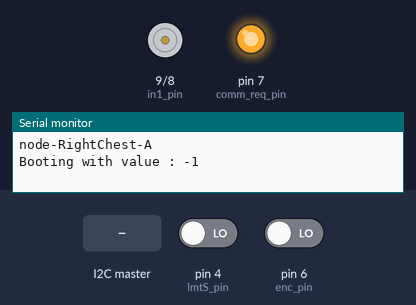
Bench run of a sketch on a simulated Arduino Uno, built with avr-gcc and run on an emulated ATmega328P. Parts: motor-driver pin pairs drawn as motors (green arrow = first pin HIGH = forward, orange = second pin HIGH = backward, longer = more drive, scaled by the enable pin), output pins drawn as LEDs (lit = HIGH), the last lines printed to the serial monitor. Inputs (shaded band) come from the test bench; at power-on: pin 4 (lmtS_pin) LOW, pin 6 (enc_pin) LOW. EEPROM starts erased.

Above: at 1.2 s.
1.3 s: the I2C master sends the byte 1
At 1.76 s:
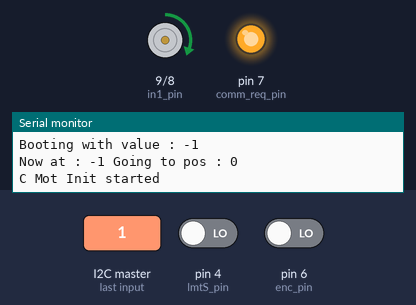
At 3.9 s:
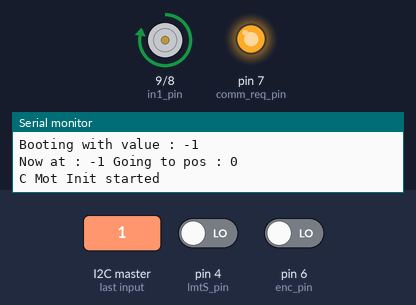
4.3 s: pin 4 (lmtS_pin) driven HIGH
At 5.1 s:
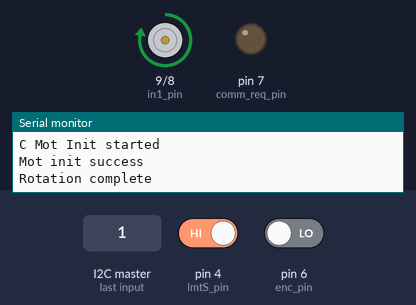
Timing chart, 0 to 7.3 s (numbered marks = the images above; inputs shaded):
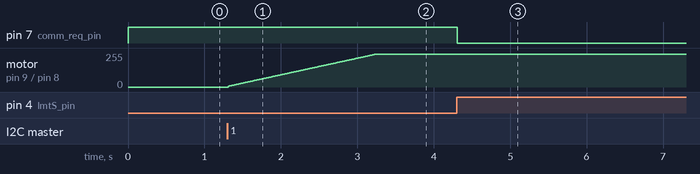

Measured:
- after the input at 1.3 s, motor on pin 9 (in1_pin) / pin 8 (in2_pin): moves from stopped to forward 245/255 over 1.9 s, starting at once
- after the input at 4.3 s, pin 7 (comm_req_pin): HIGH → LOW after 0.01 s instead of 7.0 s

The sketch:

node_right_chest.ino
```cpp
#include <Wire.h>
#include <stdlib.h>
#include <EEPROM.h>
#define SAMPLE_TIME_RUN 300
/**************************************/
#define ADDR 12 //I2C address
String idString = "node-RightChest-A";
/**************************************/
const int enc_pin = 6;
const int pwm_pin = 3;
const int in1_pin = 9;
const int in2_pin = 8;
const int lmtS_pin = 4;
const int comm_req_pin = 7;
/**************************************/
const byte cmd_mot_pos_reg = 1;
const byte cmd_mot_ccw_reg = 2;
const byte cmd_mot_stop_reg = 3;
const byte cmd_mot_init_reg = 4;
const byte cmd_ack_release_reg = 55;
const byte cmd_reset_cntlr = 88;
const byte req_reg = 22;

const byte ack_mot_pos_reg = 11;
const byte ack_mot_init_reg = 44;
const byte ack_mot_err_reg = 77;
const byte ack_enc_pos_reg = 33;

/**************************************/
byte buff[20];

char ack_bytes_array[3];
byte ack_reg = 0;
bool ack_prep = true;
bool new_i2c_data = false;

bool new_enc_data = false;
bool enc_dt_st = false;
bool enc_last_dt = false;
byte ack_enc_pos_array[] = {0, 0, 0};

int countt = 0;
int enc_max = 40;
int enc_normal = 10;

bool lmtS = false;
bool lmtE = false;

byte mot_st = 0;
bool mot_err = false;
bool mot_stop = false;
byte mot_pwr_cw = 43;
byte mot_pwr_ccw = 140;

/********************************************/
byte starting_up_pwr = 15;
byte starting_down_pwr = 15;

// byte max_up_pwr = 160;
// byte max_down_pwr = 160;

byte max_up_pwr = 160;
byte max_down_pwr = 255;

byte up_power = starting_up_pwr;
byte down_power = starting_down_pwr;
bool runn = false;
unsigned long int run_true_time = 0;
/********************************************/

const int init_timeout = 10000;
const int loop_reading_timeout = 1000;

enum dirs
{
  none,
  cw,
  ccw,
  stp
};

dirs mot_dir = none;
dirs mot_cmd_dir = none;

struct pos_cmd_sts
{
  bool init = false;
  bool rcv = false;
  bool exec = false;
} pos_cmd;

struct timez
{
  unsigned long int tmr = 0;
} init_starting_time, count_starting_time, rotation_end_time;

void (*resetFunc)(void) = 0; //declare reset function at address 0

void setup()
{
  pinMode(enc_pin, INPUT);
  pinMode(pwm_pin, OUTPUT);
  pinMode(in1_pin, OUTPUT);
  pinMode(in2_pin, OUTPUT);
  pinMode(lmtS_pin, INPUT);
  pinMode(comm_req_pin, OUTPUT);
  digitalWrite(comm_req_pin, HIGH);

  Wire.begin(ADDR);
  Wire.onReceive(receiveEvent);
  Wire.onRequest(requestEvent);

  Serial.begin(115200);
  Serial.print("\n\n");
  Serial.println(idString);

  countt = readIntFromEEPROM(1);
  Serial.print("\nBooting with value : ");
  Serial.println(countt);
}

void loop()
{

  if (new_i2c_data)
  {
    byte cmd_reg_byte = buff[0];

    switch (cmd_reg_byte)
    {

    case (req_reg):
      break;

    case (cmd_mot_pos_reg):
      if (rotateToPos(getPos()))
      {
        Serial.println("Rotation complete");
        writeIntIntoEEPROM(1, countt);
        prepAck(11, countt);
      }
      else
        prepAck(77, countt);

      break;

    case (cmd_mot_init_reg):
      motInit('L');
      break;

    case (cmd_ack_release_reg):
      commReqLine(false);
      break;

    case (cmd_reset_cntlr):
      Serial.println("Going to reset");
      delay(1000);
      resetFunc();
      break;
    }

    new_i2c_data = false;
    flushBuff();
  }
  else if (millis() < rotation_end_time.tmr + loop_reading_timeout)
  {
    readLimits();
    runEncCount();
  }
}
```

actu.ino
```cpp
void motRun(dirs mot_cmd_dir)
{
    if (mot_cmd_dir == cw) //going down
    {
        digitalWrite(in1_pin, HIGH);
        digitalWrite(in2_pin, LOW);
        if (countt < 7)
            analogWrite(pwm_pin, down_power - 10);
        else
            analogWrite(pwm_pin, down_power);
        mot_dir = cw;
    }
    else if (mot_cmd_dir == ccw) //going up
    {
        if (countt >= enc_max)
            return;
        digitalWrite(in1_pin, LOW);
        digitalWrite(in2_pin, HIGH);
        analogWrite(pwm_pin, up_power);

        mot_dir = ccw;
    }
    else if (mot_cmd_dir == stp)
    {
        digitalWrite(in1_pin, LOW);
        digitalWrite(in2_pin, LOW);
        digitalWrite(pwm_pin, LOW);
        up_power = starting_up_pwr;
        down_power = starting_down_pwr;
        mot_dir = stp;
    }
}

void upPowerController()
{
    if (runn == false)
    {
        if (up_power < max_up_pwr)
        {
            up_power++;
            // Serial.println(up_power);
            delay(8);
        }
    }
}

void downPowerController()
{
    if (runn == false)
    {
        if (down_power < max_down_pwr)
        {
            down_power++;
            // Serial.println(down_power);
            delay(8);
        }
    }
}
```

comput.ino
```cpp
bool motInit(char s)
{
    Serial.print(s);
    Serial.println(" Mot Init started");

    init_starting_time.tmr = millis();
    while (!lmtS)
    {
        readLimits();
        runEncCount();
        runningDet();
        downPowerController();
        motRun(cw);
        if (init_starting_time.tmr + init_timeout < millis())
        {
            Serial.println("Motor init time Out");
            mot_err = true;
            return false;
        }
    }
    countt = 0;
    writeIntIntoEEPROM(1, countt);
    Serial.println("Mot init success");
    prepAck(ack_mot_init_reg, 0);
    return true;
}

bool rotateToPos(int pos)
{
    Serial.print("Now at : ");
    Serial.print(countt);
    Serial.print(" Going to pos : ");
    Serial.println(pos);

    if (pos == 0)
    {
        if (motInit('C'))
            return true;
        else
            return false;
    }
    //figuring out direcction to rotate
    else if (countt < pos && pos < enc_max) //if current count is less then desired pos and pos not greater than enc_max
    {
        count_starting_time.tmr = millis();
        //rotate motor CCW
        while (countt <= pos) //waiting for motor to reach the target pos
        {
            readLimits();
            runEncCount();
            runningDet();
            upPowerController();
            motRun(ccw);
            if (count_starting_time.tmr + init_timeout < millis()) //if TIMEOUT return false
            {
                Serial.println("Rotating CW time out");
                mot_err = true;
                return false;
            }
        }
        motRun(stp);
        return true; //if success return true
    }
    else if (countt > pos && pos >= 0) //if current count is greater then desired pos and pos not smaller than 0
    {
        count_starting_time.tmr = millis();

        while (countt >= pos)
        {
            readLimits();
            runEncCount();
            runningDet();
            downPowerController();
            motRun(cw);
            if (count_starting_time.tmr + init_timeout < millis())
            {
                Serial.println("Rotating CCW time out");
                mot_err = true;
                return false;
            }
        }
        motRun(stp);
        return true;
    }
    else if (countt == pos)
    {
        Serial.print("Already at : ");
        Serial.println(countt);
        motRun(stp);
        return true;
    }
    else
    {
        Serial.println("ERROR!!!");
        return false;
    }
}

void writeIntIntoEEPROM(int address, int number)
{
    EEPROM.update(address, number >> 8);
    EEPROM.update(address + 1, number & 0xFF);
}

int readIntFromEEPROM(int address)
{
    return (EEPROM.read(address) << 8) + EEPROM.read(address + 1);
}
```

i2c.ino
```cpp
void receiveEvent(int howMany)
{
    int c = 0;
    while (Wire.available() > 0)
    {
        buff[c] = Wire.read();
        c++;
    }
    new_i2c_data = true;
}

void prepAck(byte reg, int ack_int)
{
    itoa(ack_int, ack_bytes_array, 10);
    ack_reg = reg;
    ack_prep = true;
    commReqLine(true);
}

void requestEvent()
{
    if (ack_prep)
    {
        Wire.write(ack_reg);
        Wire.write(ack_bytes_array, 3);
    }
    else
    {
        itoa(countt, ack_enc_pos_array, 10);
        Wire.write(ack_enc_pos_reg);
        Wire.write(ack_enc_pos_array, 3);
    }
    ack_prep = false;
    flushAckArr();
    commReqLine(false);
}

void displayFullMsg()
{
    byte reg_byte = buff[0];
    byte cmd_msg_length = buff[1] + 1;
    Serial.print("Data : ");
    for (int i = 0; i <= cmd_msg_length; i++)
    {
        Serial.print((buff[i]));
        Serial.print(" ");
    }
    Serial.println("");
}

int getPos()
{
    byte pos[4] = {buff[2], buff[3], buff[4], '\0'};
    return (atoi(pos));
}

int commReqLine(bool sts)
{
    if (sts)
        digitalWrite(comm_req_pin, LOW); //set comm req line
    else if (!sts)
        digitalWrite(comm_req_pin, HIGH); //release comm line
}

void flushBuff()
{
    for (int i = 0; i <= 20; i++)
        buff[i] = 0;
}

void flushAckArr()
{
    for (int i = 0; i <= 3; i++)
        ack_bytes_array[i] = 0;
}
```

sens.ino
```cpp
void runEncCount()
{

  bool enc_dt_st = digitalRead(enc_pin);
  if (enc_dt_st != enc_last_dt)
  {
    runn = true;
    run_true_time = millis();
    if (mot_dir == cw)
    {
      if (countt > 0)
        countt--;
      new_enc_data = true;
    }
    else if (mot_dir == ccw)
    {
      countt++;
      new_enc_data = true;
    }
  }
  enc_last_dt = enc_dt_st;
}

void readLimits()
{
  lmtS = digitalRead(lmtS_pin);
  if (lmtS == true)
  {
    countt = 0;
    writeIntIntoEEPROM(1, countt);
  }
}

void runningDet()
{
  if (millis() > run_true_time + SAMPLE_TIME_RUN)
  {
    runn = false;
  }
}
```
